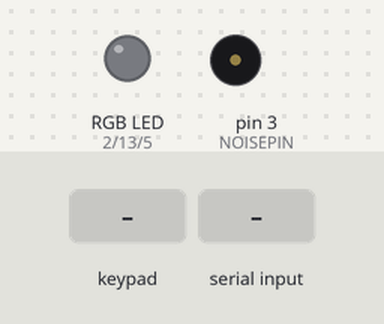
Recording of a sketch running on a simulated Arduino Uno, built with avr-gcc and run on an emulated ATmega328P. Parts: an RGB LED mixed from three pins (HIGH = lit), buzzer (waves = sounding). Wiring (inferred from the names in the program): 4×3 keypad with keys 1 2 3 4 5 6 7 8 9 * 0 # (labels assumed): rows pin 9, pin 10, pin 11, pin 12; columns pin 6, pin 7, pin 8. The test bench sets the inputs (shaded band). Dim RGB values are drawn brighter than linear; pins used as bus, display or sensor lines are not drawn; what the sketch prints to the serial monitor is not drawn.

Above: at 1.2 s.
1.3 s: keypad keys 1 2 pressed 0.4 s apart
At 1.51 s:
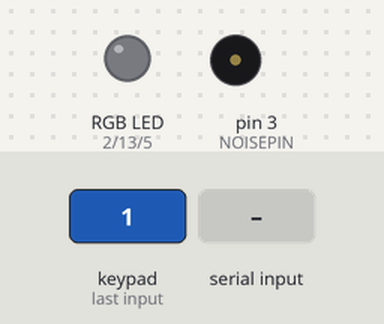
3.6 s: "R" received over Serial
At 4.3 s:
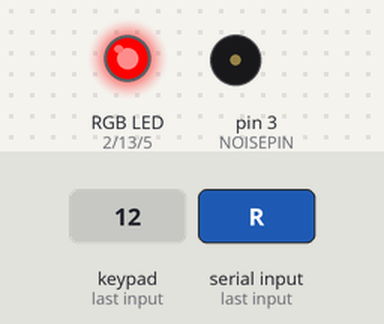
6.1 s: "G" received over Serial
At 6.9 s:
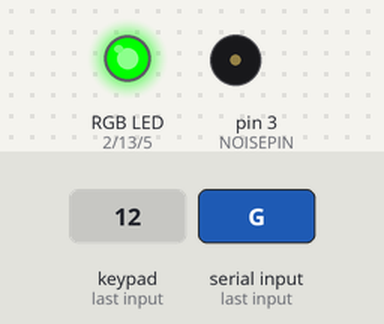
8.6 s: "B" received over Serial
At 9.3 s:
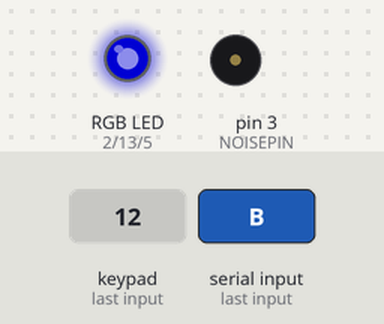
11.1 s: key '*' pressed
At 12.1 s:
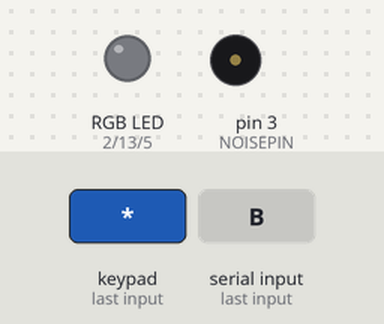
12.6 s: key '#' pressed
At 13.3 s:
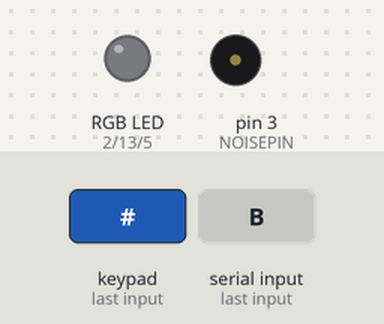
Timing chart, 0 to 15.1 s (numbered marks = the images above; inputs shaded):
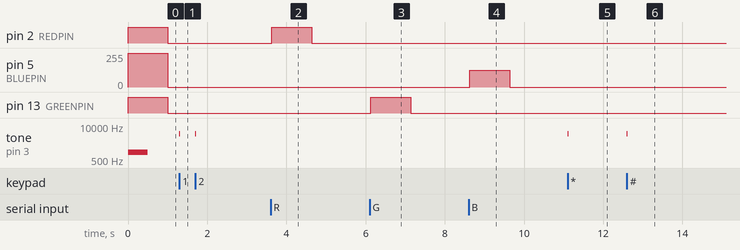

The sketch:

doorkeypad.ino
```cpp
#define COL1 6   // 12 amarillo
#define COL2 7   // 13 verde
#define COL3 8   // 14 anaranjado
#define ROW1 9   // 15 azul
#define ROW2 10  // 16 rojo
#define ROW3 11  // 17 negro
#define ROW4 12  // 18 blanco
#define REDPIN 2 // 4 red LED +
#define GREENPIN 13  // 19 green LED +
#define BLUEPIN 5  // 11 blue LED +
#define NOISEPIN 3   // 5 noisemaker
#define SADTONE 200  // sad tone frequency
#define SADTIME 500  // sadtone time in milliseconds
#define HAPPYTONE 1000   // happy tone frequency
#define HAPPYTIME 500   // happy tone time in milliseconds
#define CLICKTONE 5000   // button press noise frequency
#define CLICKTIME 25   // button press noise time in milliseconds

// int one,two,three,four,five,six,seven,eight,nine,zero,star,pound;
int butt[13] = {
  0,0,0,0,0,0,0,0,0,0,0,0};
char chars[13] = {
  'X','1','2','3','4','5','6','7','8','9','0','*','#'};

// THIS PROGRAM IS FOR A TWELVE-BUTTON NUMERIC KEYPAD FOR SECURE OPENING
// OF THE GATE AT A HACKERSPACE OR ANY OTHER PLACE.
// IT SENDS THE CHARACTER PRESSED THROUGH THE SERIAL PORT,
// AND IT CAN RECIEVE COMMANDS TO TURN ON LEDS OR MAKE BEEPY NOISES.

unsigned long lastime = 0;
unsigned long redlastime = 0;
unsigned long greenlastime = 0;
unsigned long bluelastime = 0;
unsigned long noiselastime = 0;
unsigned long nowtime;
unsigned long debouncetime = 250;  // minimum milliseconds between buttonpresses
unsigned long redtime = 1000;
unsigned long greentime = 1000;
unsigned long bluetime = 1000;
unsigned long noisetime = 1000;
int lastbutt = 0;

void setup()
{
  pinMode(COL1,OUTPUT);
  pinMode(COL2,OUTPUT);
  pinMode(COL3,OUTPUT);
  pinMode(ROW1,INPUT);
  pinMode(ROW2,INPUT);
  pinMode(ROW3,INPUT);
  pinMode(ROW4,INPUT);
  digitalWrite(ROW1,HIGH);
  digitalWrite(ROW2,HIGH);
  digitalWrite(ROW3,HIGH);
  digitalWrite(ROW4,HIGH);
  Serial.begin(300);          // BAUD RATE IS SET HERE
  pinMode(REDPIN,OUTPUT);
  pinMode(GREENPIN,OUTPUT);
  pinMode(BLUEPIN,OUTPUT);
  pinMode(NOISEPIN,OUTPUT);
  Serial.println("HELLO");
  digitalWrite(GREENPIN,HIGH);
  digitalWrite(REDPIN,HIGH);
  digitalWrite(BLUEPIN,HIGH);
  nowtime = millis();
  tone(3, HAPPYTONE, HAPPYTIME);
}

void loop()
{
  digitalWrite(COL1,LOW);
  digitalWrite(COL2,HIGH);
  digitalWrite(COL3,HIGH);
  butt[1] = !digitalRead(ROW1);
  butt[4] = !digitalRead(ROW2);
  butt[7] = !digitalRead(ROW3);
  butt[11] = !digitalRead(ROW4);

  digitalWrite(COL1,HIGH);
  digitalWrite(COL2,LOW);
  digitalWrite(COL3,HIGH);
  butt[2] = !digitalRead(ROW1);
  butt[5] = !digitalRead(ROW2);
  butt[8] = !digitalRead(ROW3);
  butt[10] = !digitalRead(ROW4);

  digitalWrite(COL1,HIGH);
  digitalWrite(COL2,HIGH);
  digitalWrite(COL3,LOW);
  butt[3] = !digitalRead(ROW1);
  butt[6] = !digitalRead(ROW2);
  butt[9] = !digitalRead(ROW3);
  butt[12] = !digitalRead(ROW4);

  int tempbutt = oneisdown();
  nowtime = millis();
  if (tempbutt != 0) {
    if (tempbutt != lastbutt)
      if  (nowtime - lastime > debouncetime) {
        Serial.print(chars[tempbutt]);
        lastbutt = tempbutt;
        lastime = nowtime;
              tone(3, CLICKTONE, CLICKTIME);
      }
  }
  else
    lastbutt = tempbutt;
  handleserial();
}

int oneisdown() {
  int prest,sum = 0;
  for (int i = 1; i < 13; i++) {
    sum += butt[i];
    if (butt[i])
      prest = i;
  }
  if (sum == 1)
    return prest;
  else return 0;
}

void handleserial() {
  if (Serial.available() > 0) {
    switch (Serial.read()) {
    case 'R':    // R is for Red LED
//      Serial.println("RED");
      digitalWrite(REDPIN,HIGH);
      redlastime = nowtime;
      break;
    case 'G':    // G is for Green LED
//      Serial.println("GREEN");
      digitalWrite(GREENPIN,HIGH);
      greenlastime = nowtime;
      break;
    case 'B':    // B is for Blue LED
//      Serial.println("BLUE");
      analogWrite(BLUEPIN,127);
      bluelastime = nowtime;
      break;
    case 'H': // make a happy tone
      tone(3, HAPPYTONE, HAPPYTIME);
//      Serial.println("HAPPY");
      break;
    case 'S': // make a sad tone
      tone(3, SADTONE, SADTIME);
//      Serial.println("SAD");
      break;
    case 'Q':  // mute the current tone and print QUIET
      noTone(3);
      Serial.println("QUIET");
      break;
    }
  }
  if (nowtime - redlastime > redtime) digitalWrite(REDPIN,LOW);
  if (nowtime - greenlastime > greentime) digitalWrite(GREENPIN,LOW);
  if (nowtime - bluelastime > bluetime) digitalWrite(BLUEPIN,LOW);
}
```

Measured:
- after the input at 1.3 s, tone on pin 3 (NOISEPIN): alternates 5000 Hz for 0.03 s and silent for 0.38 s, 4 changes in all, then stays silent, starting at once
- after the input at 3.6 s, pin 2 (REDPIN): LOW → HIGH at once, → LOW 1.0 s later
- after the input at 6.1 s, pin 13 (GREENPIN): LOW → HIGH at once, → LOW 1.0 s later
- after the input at 8.6 s, pin 5 (BLUEPIN): 0/255 → 127/255 at once, → 0/255 1.0 s later
- after the input at 11.1 s, tone on pin 3 (NOISEPIN): silent → 5000 Hz at once, → silent 0.03 s later
- after the input at 12.6 s, tone on pin 3 (NOISEPIN): silent → 5000 Hz at once, → silent 0.03 s later
